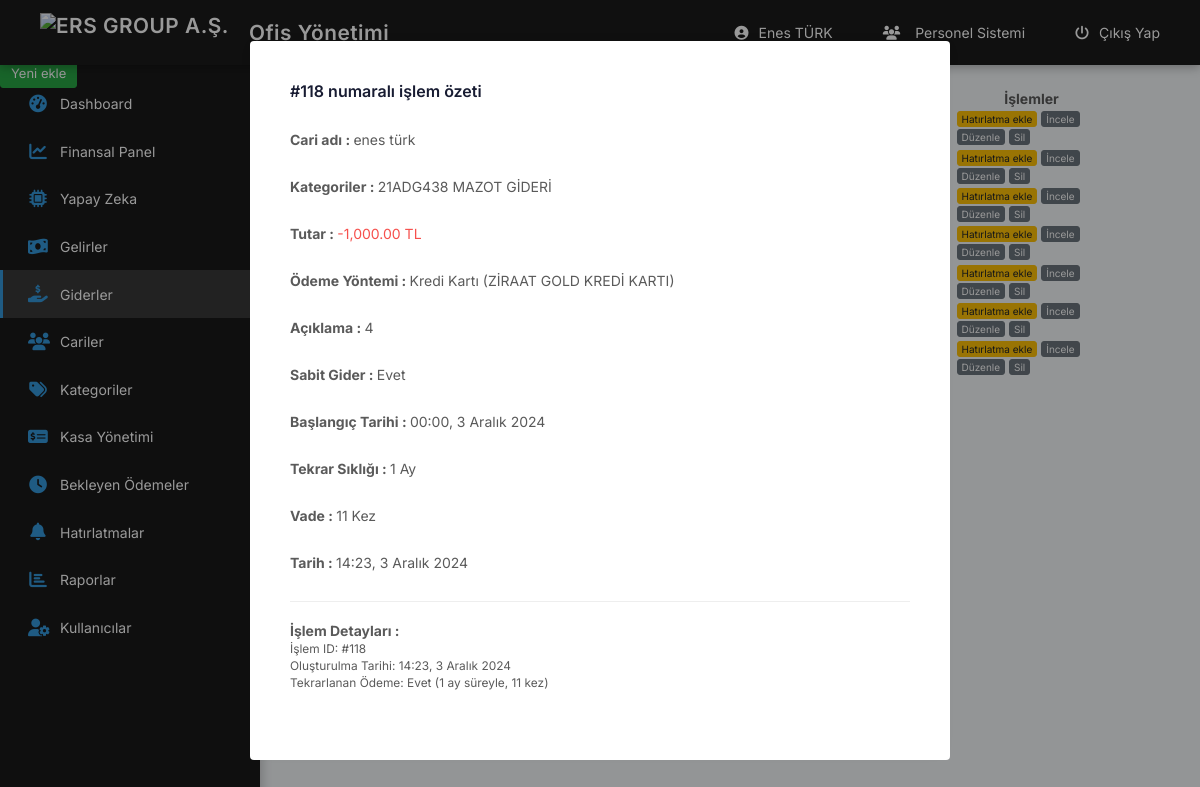
The app's page /muhasebe/expense.php?view_id=118 (signed in) with its own data.
### tables this page shows
CREATE TABLE `users` (
  `id` int(11) NOT NULL,
  `fullname` text NOT NULL,
  `phone` text NOT NULL,
  `email` text NOT NULL,
  `password` text NOT NULL,
  `uniqid` text NOT NULL,
  `status` tinyint(1) NOT NULL
);

CREATE TABLE `finances` (
  `id` int(11) NOT NULL,
  `u_id` int(11) NOT NULL,
  `customer_id` int(11) NOT NULL,
  `category_id` int(11) NOT NULL,
  `method_id` int(11) NOT NULL,
  `price` decimal(10,2) NOT NULL,
  `event_type` int(11) NOT NULL,
  `description` text DEFAULT NULL,
  `adddate` datetime NOT NULL DEFAULT current_timestamp(),
  `is_recurring` tinyint(1) DEFAULT 0,
  `recurring_start_date` date DEFAULT NULL,
  `recurring_months` int(11) DEFAULT NULL,
  `parent_recurring_id` int(11) DEFAULT NULL,
  `recurring_count` int(11) DEFAULT NULL,
  `safe_id` int(11) DEFAULT NULL,
  `payment_source_type` varchar(20) DEFAULT NULL,
  `payment_source_id` int(11) DEFAULT NULL,
  `payment_status` tinyint(1) DEFAULT NULL,
  `transaction_id` int(11) DEFAULT NULL,
  `ai_categorized` tinyint(1) DEFAULT 0,
  `ai_confidence` decimal(5,2) DEFAULT 0.00,
  `ai_matched_keywords` text DEFAULT NULL,
  `ai_suggested_categories` text DEFAULT NULL,
  `ai_analysis_data` longtext DEFAULT NULL
);

CREATE TABLE `customers` (
  `id` int(11) NOT NULL,
  `title` text NOT NULL,
  `phone` text DEFAULT NULL,
  `email` text DEFAULT NULL,
  `tax_no` text DEFAULT NULL,
  `tax_office` text DEFAULT NULL,
  `address` text DEFAULT NULL,
  `status` tinyint(1) NOT NULL
);

CREATE TABLE `categories` (
  `id` int(11) NOT NULL,
  `title` text NOT NULL,
  `type` enum('income','expense') NOT NULL DEFAULT 'expense'
);

CREATE TABLE `safes` (
  `id` int(11) NOT NULL,
  `u_id` int(11) NOT NULL,
  `title` varchar(255) NOT NULL,
  `type` varchar(20) NOT NULL,
  `balance` decimal(10,2) DEFAULT 0.00,
  `credit_limit` decimal(10,2) DEFAULT 0.00,
  `description` text DEFAULT NULL,
  `status` tinyint(1) DEFAULT 1,
  `created_at` datetime DEFAULT current_timestamp(),
  `statement_day` int(11) DEFAULT NULL,
  `due_day` int(11) DEFAULT NULL,
  `bank_name` varchar(255) DEFAULT NULL
);

### muhasebe/expense.php (the view, shortened to what the rows shown need)
<?php require('_class/config.php'); require('session.php');   ?>
<!DOCTYPE html>
<html>
      <head>
            <?php require('_inc/head.php'); ?>
      </head>
      <body>
            <?php require('_inc/header.php'); ?>
            <section class="content">
                   <div class="title">
                        <div class="left">
                              <h1>Giderler</h1>
                        </div>
                  </div>
<?php if(isset($_GET['add'])){ ?>
<div class="modal active">
    <form method="post" action="_ajax/_ajaxAddExpense.php" class="panel-default modal-medium" id="frmAddExpense" onsubmit="return false">
        <div class="panel-title"><i class="fal fa-plus-circle"></i> Yeni Gider Ekle</div>
        <div class="panel-body">
            <div class="row">
                <div class="col-md-6">
                    <div class="form-group">
                        <label>Cariler</label>
                        <select name="customer_id" class="form-control selectpicker" data-live-search="true" data-size="5" data-title="Lütfen seçiniz">
                            <?php $list = $pia->query("SELECT * FROM customers ORDER BY title ASC"); foreach($list as $item){ ?>
                            <option value="<?=$item->id;?>"><?=$item->title;?></option>
                            <?php } ?>
                        </select>
                    </div>
                </div>
                <div class="col-md-6">
                    <div class="form-group">
                        <label>Kategoriler</label>
                        <select name="category_id" class="form-control">
                            <?php $list = $pia->query("SELECT * FROM categories WHERE type='expense' ORDER BY title ASC"); foreach($list as $item){ ?>
                            <option value="<?=$item->id;?>"><?=$item->title;?></option>
                            <?php } ?>
                        </select>
                    </div>
                </div>
            </div>
            <div class="row">
                <div class="col-md-6">
                    <div class="form-group">
                        <label>Tutar</label>
                        <input type="text" name="price" class="form-control" />
                    </div>
                </div>
                <div class="col-md-6">
                    <div class="form-group">
                        <label>Kasa Seçimi</label>
                        <select name="safe_id" class="form-control" required>
                            <option value="">Kasa Seçiniz</option>
                            <?php
                            $safes = $pia->query("SELECT * FROM safes WHERE u_id = $admin->id AND status = 1 ORDER BY title ASC");
                            foreach($safes as $safe){
                                $type_text = array(
                                    'cash' => 'Nakit',
                                    'credit_card' => 'Kredi Kartı',
                                    'bank_account' => 'Banka Hesabı',
                                    'check' => 'Çek Hesabı'
                                );
                                $shown_type = isset($type_text[$safe->type]) ? $type_text[$safe->type] : $safe->type;
                                if($safe->type == 'credit_card') {
                                    $used_amount = $safe->credit_limit - $safe->balance;
                                    $available = $safe->credit_limit - $used_amount;
                                    echo '<option value="'.$safe->id.'">'.$safe->title.' ('.$shown_type.' - Limit: '.number_format($available, 2).' TL)</option>';
                                } else {
                                    echo '<option value="'.$safe->id.'">'.$safe->title.' ('.$shown_type.' - Bakiye: '.number_format($safe->balance, 2).' TL)</option>';
                                }
                            }
                            ?>
                        </select>
                    </div>
                </div>
            </div>
            <div class="form-group">
                <label>Notlar</label>
                <textarea name="description" class="form-control"></textarea>
            </div>
            <div class="form-group">
                <label>Tarih&Saat</label>
                <input type="datetime-local" name="adddate" class="form-control" value="<?=date('Y-m-d H:i:s');?>" />
            </div>
            <div class="form-group">
                <label>Sabit Gider mi?</label>
                <select name="is_recurring" id="is_recurring" class="form-control" onchange="toggleRecurringDetails(this.value)">
                    <option value="0">Hayır</option>
                    <option value="1">Evet</option>
                </select>
            </div>
            <div id="recurring_details" style="display:none;">
                <div class="row">
                    <div class="col-md-6">
                        <div class="form-group">
                            <label>Başlangıç Tarihi</label>
                            <input type="date" name="recurring_start_date" class="form-control" value="<?=date('Y-m-d');?>">
                        </div>
                    </div>
                    <div class="col-md-6">
                        <div class="form-group">
                            <label>Tekrar Sıklığı (Ay)</label>
                            <input type="number" name="recurring_months" class="form-control" min="1" value="1">
                        </div>
                    </div>
                </div>
                <div class="form-group">
                    <label>Vade (Kaç Kez Tekrarlansın?)</label>
                    <input type="number" name="recurring_count" class="form-control" min="1" value="12">
                </div>
            </div>
            <button type="button" onclick="saveForm()" class="btn-primary">Kaydet</button>
            <a href="expense.php" class="btn-danger">Vazgeç</a>
        </div>
        <input type="hidden" name="frm" value="frmAddExpense" />
    </form>
</div>
              <?php }elseif(isset($_GET['view_id'])){
    $edit_id = $pia->control($_GET['view_id'],'int');
    $edit_row = $pia->get_row("SELECT f.*,
        c.title as customer_name,
        cat.title as category_name,
        s.title as safe_name,
        s.type as safe_type,
        s.balance as safe_balance,
        f.description as description
        FROM finances f
        LEFT JOIN customers c ON f.customer_id = c.id
        LEFT JOIN categories cat ON f.category_id = cat.id
        LEFT JOIN safes s ON f.safe_id = s.id
        WHERE f.id = $edit_id");
?>
    <div class="modal active">
        <div class="panel-default modal-medium">
            <div class="panel-title">#<?=$edit_row->id;?> numaralı işlem özeti</div>
            <div class="panel-body">
                <div class="form-group">
                    <strong>Cari adı : </strong>
                    <?=$edit_row->customer_name;?>
                </div>
                <div class="form-group">
                    <strong>Kategoriler : </strong>
                    <?=$edit_row->category_name;?>
                </div>
                <div class="form-group">
                    <strong>Tutar : </strong>
                    <span class="text-danger">-<?=number_format($edit_row->price, 2);?> TL</span>
                </div>
                <div class="form-group">
                    <strong>Ödeme Yöntemi : </strong>
                    <?php
                    $type_text = array(
                        'cash' => 'Nakit',
                        'credit_card' => 'Kredi Kartı',
                        'bank_account' => 'Banka Hesabı',
                        'check' => 'Çek Hesabı'
                    );
                    $shown_type = isset($type_text[$edit_row->safe_type]) ? $type_text[$edit_row->safe_type] : $edit_row->safe_type;
                    echo $shown_type . ' ('.$edit_row->safe_name.')';
                    ?>
                </div>
                <div class="form-group">
                    <strong>Açıklama : </strong>
                    <?=!empty($edit_row->description) ? nl2br($edit_row->description) : 'Açıklama girilmemiş';?>
                </div>
                <div class="form-group">
                    <strong>Sabit Gider : </strong>
                    <?=$edit_row->is_recurring==1?'Evet':'Hayır';?>
                </div>
                <?php if($edit_row->is_recurring==1){ ?>
                    <div class="form-group">
                        <strong>Başlangıç Tarihi : </strong>
                        <?php
                        if(!empty($edit_row->recurring_start_date) && $edit_row->recurring_start_date != '0000-00-00') {
                            echo $pia->time_tr($edit_row->recurring_start_date);
                        } else {
                            echo date('d.m.Y', strtotime($edit_row->adddate));
                        }
                        ?>
                    </div>
                    <div class="form-group">
                        <strong>Tekrar Sıklığı : </strong>
                        <?=$edit_row->recurring_months;?> Ay
                    </div>
                    <div class="form-group">
                        <strong>Vade : </strong>
                        <?=$edit_row->recurring_count;?> Kez
                    </div>
                <?php } ?>
                <div class="form-group m0">
                    <strong>Tarih : </strong>
                    <?=$pia->time_tr($edit_row->adddate);?>
                </div>
                <div class="form-group" style="margin-top: 20px; padding-top: 20px; border-top: 1px solid #eee;">
                    <strong>İşlem Detayları : </strong><br>
                    <small>
                        İşlem ID: #<?=$edit_row->id;?><br>
                        Oluşturulma Tarihi: <?=$pia->time_tr($edit_row->adddate);?><br>
                        <?php if($edit_row->is_recurring==1): ?>
                        Tekrarlanan Ödeme: Evet (<?=$edit_row->recurring_months;?> ay süreyle, <?=$edit_row->recurring_count;?> kez)<br>
                        <?php endif; ?>
                    </small>
                </div>
            </div>
        </div>
    </div>
<?php } ?>
                       <table class="table">
    <thead>
        <tr>
            <th width="50px">ID</th>
            <th>Cari adı</th>
            <th>Kategoriler</th>
            <th>Tutar</th>
            <th>Ödeme Y.</th>
            <th>Sabit Gider</th>
            <th width="150px">Tarih</th>
            <th width="150px">İşlemler</th>
        </tr>
    </thead>
    <tbody>
        <?php
        $list = $pia->query("SELECT f.*,
            c.title as customer_name,
            cat.title as category_name,
            s.title as safe_name,
            s.type as safe_type
            FROM finances f
            LEFT JOIN customers c ON f.customer_id = c.id
            LEFT JOIN categories cat ON f.category_id = cat.id
            LEFT JOIN safes s ON f.safe_id = s.id
            WHERE f.event_type = 0 AND f.u_id = $admin->id
            ORDER BY f.adddate DESC");
        foreach($list as $item){ ?>
            <tr>
                <td><?=$item->id;?></td>
                <td><?=$item->customer_name;?></td>
                <td><?=$item->category_name;?></td>
                <td class="text-danger">-<?=number_format($item->price, 2);?> TL</td>
                <td>
</td>
                <td><?=$item->is_recurring==1?'Evet':'Hayır';?></td>
                <td><?=$pia->time_tr($item->adddate);?></td>
                <td>
                    <a href="expense.php?add_reminder=<?=$item->id;?>" class="btn-warning btn-xs">Hatırlatma ekle</a>
                    <a href="expense.php?view_id=<?=$item->id;?>" class="btn-default btn-xs">İncele</a>
                    <a href="expense.php?edit=<?=$item->id;?>" class="btn-default btn-xs">Düzenle</a>
                    <a onclick="_delete('finances', <?=$item->id;?>);" class="btn-default btn-xs">Sil</a>
                </td>
            </tr>
        <?php } ?>
    </tbody>
</table>
                  </section>
</body>
</html>

### muhasebe/_inc/header.php (shortened to what the rows shown need)
<header class="header">
    <div class="header-right">
        <a href="users.php?edit=<?=$admin->id;?>" class="user-link">
            <i class="fas fa-user-circle"></i> <?=$admin->fullname;?>
        </a>
        <a href="../personel/" class="personnel-link">
            <i class="fas fa-users"></i> Personel Sistemi
        </a>
        <a href="logout.php" class="logout-link">
            <i class="fas fa-power-off"></i> Çıkış Yap
        </a>
    </div>
</header>

### records on screen
users: fullname "Enes TÜRK"
finances: id "118", customer.title "enes türk", category.title "21ADG438 MAZOT GİDERİ", price "1,000.00", safe.type "Kredi Kartı", safe.title "ZİRAAT GOLD KREDİ KARTI", description "4", recurring_start_date "00:00, 3 Aralık 2024", recurring_months "1", recurring_count "11", adddate "14:23, 3 Aralık 2024"
